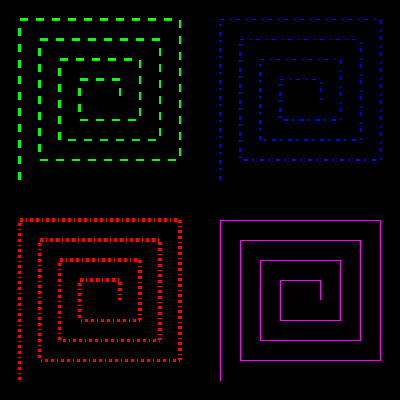

Source code (Python):
#!/usr/bin/env python

# Demonstrate vtkPolyDataItem with draw hints (line width, stipple patterns).

import vtkmodules.vtkInteractionStyle  # noqa: F401
import vtkmodules.vtkRenderingContextOpenGL2  # noqa: F401
import vtkmodules.vtkRenderingFreeType  # noqa: F401
import vtkmodules.vtkRenderingOpenGL2  # noqa: F401

from vtkmodules.vtkCommonCore import (
    vtkFloatArray,
    vtkIntArray,
    vtkPoints,
    vtkUnsignedCharArray,
)
from vtkmodules.vtkCommonDataModel import (
    VTK_POLY_LINE,
    vtkPolyData,
    vtkRectd,
    vtkRecti,
)
from vtkmodules.vtkChartsCore import (
    vtkAxis,
    vtkInteractiveArea,
)
from vtkmodules.vtkRenderingCore import (
    VTK_SCALAR_MODE_USE_CELL_DATA,
    vtkRenderWindow,
    vtkRenderWindowInteractor,
    vtkRenderer,
)
from vtkmodules.vtkRenderingContext2D import vtkContextActor, vtkPen, vtkPolyDataItem


# Spiral 1 — bottom-left, red, dash-dot-dot, width 3.5
# vp [0.0, 0.5, 0.0, 0.5]: affine maps [0..1] to [0..0.5] x [0..0.5]
spiral_1_pd = vtkPolyData()
spiral_1_pd.Allocate(50)
spiral_1_pts = vtkPoints()
spiral_1_pts.InsertNextPoint(0.05, 0.05, 0.0)
spiral_1_pts.InsertNextPoint(0.05, 0.45, 0.0)
spiral_1_pts.InsertNextPoint(0.45, 0.45, 0.0)
spiral_1_pts.InsertNextPoint(0.45, 0.10, 0.0)
spiral_1_pts.InsertNextPoint(0.10, 0.10, 0.0)
spiral_1_pts.InsertNextPoint(0.10, 0.40, 0.0)
spiral_1_pts.InsertNextPoint(0.40, 0.40, 0.0)
spiral_1_pts.InsertNextPoint(0.40, 0.15, 0.0)
spiral_1_pts.InsertNextPoint(0.15, 0.15, 0.0)
spiral_1_pts.InsertNextPoint(0.15, 0.35, 0.0)
spiral_1_pts.InsertNextPoint(0.35, 0.35, 0.0)
spiral_1_pts.InsertNextPoint(0.35, 0.20, 0.0)
spiral_1_pts.InsertNextPoint(0.20, 0.20, 0.0)
spiral_1_pts.InsertNextPoint(0.20, 0.30, 0.0)
spiral_1_pts.InsertNextPoint(0.30, 0.30, 0.0)
spiral_1_pts.InsertNextPoint(0.30, 0.25, 0.0)
spiral_1_pd.SetPoints(spiral_1_pts)
spiral_1_pd.InsertNextCell(VTK_POLY_LINE, 16, list(range(16)))

spiral_1_colors = vtkUnsignedCharArray()
spiral_1_colors.SetNumberOfComponents(4)
spiral_1_colors.SetNumberOfTuples(1)
spiral_1_colors.SetTuple4(0, 255, 0, 0, 255)

spiral_1_lw = vtkFloatArray()
spiral_1_lw.SetNumberOfComponents(1)
spiral_1_lw.SetName("LineWidth")
spiral_1_lw.InsertNextValue(3.5)
spiral_1_pd.GetFieldData().AddArray(spiral_1_lw)

spiral_1_st = vtkIntArray()
spiral_1_st.SetNumberOfComponents(1)
spiral_1_st.SetName("StippleType")
spiral_1_st.InsertNextValue(vtkPen.DASH_DOT_DOT_LINE)
spiral_1_pd.GetFieldData().AddArray(spiral_1_st)

spiral_1_item = vtkPolyDataItem()
spiral_1_item.SetPolyData(spiral_1_pd)
spiral_1_item.SetMappedColors(spiral_1_colors)
spiral_1_item.SetScalarMode(VTK_SCALAR_MODE_USE_CELL_DATA)
spiral_1_item.SetVisible(True)

# Spiral 2 — top-left, green, dash, width 2.5
# vp [0.0, 0.5, 0.5, 1.0]: affine maps [0..1] to [0..0.5] x [0.5..1.0]
spiral_2_pd = vtkPolyData()
spiral_2_pd.Allocate(50)
spiral_2_pts = vtkPoints()
spiral_2_pts.InsertNextPoint(0.05, 0.55, 0.0)
spiral_2_pts.InsertNextPoint(0.05, 0.95, 0.0)
spiral_2_pts.InsertNextPoint(0.45, 0.95, 0.0)
spiral_2_pts.InsertNextPoint(0.45, 0.60, 0.0)
spiral_2_pts.InsertNextPoint(0.10, 0.60, 0.0)
spiral_2_pts.InsertNextPoint(0.10, 0.90, 0.0)
spiral_2_pts.InsertNextPoint(0.40, 0.90, 0.0)
spiral_2_pts.InsertNextPoint(0.40, 0.65, 0.0)
spiral_2_pts.InsertNextPoint(0.15, 0.65, 0.0)
spiral_2_pts.InsertNextPoint(0.15, 0.85, 0.0)
spiral_2_pts.InsertNextPoint(0.35, 0.85, 0.0)
spiral_2_pts.InsertNextPoint(0.35, 0.70, 0.0)
spiral_2_pts.InsertNextPoint(0.20, 0.70, 0.0)
spiral_2_pts.InsertNextPoint(0.20, 0.80, 0.0)
spiral_2_pts.InsertNextPoint(0.30, 0.80, 0.0)
spiral_2_pts.InsertNextPoint(0.30, 0.75, 0.0)
spiral_2_pd.SetPoints(spiral_2_pts)
spiral_2_pd.InsertNextCell(VTK_POLY_LINE, 16, list(range(16)))

spiral_2_colors = vtkUnsignedCharArray()
spiral_2_colors.SetNumberOfComponents(4)
spiral_2_colors.SetNumberOfTuples(1)
spiral_2_colors.SetTuple4(0, 0, 255, 0, 255)

spiral_2_lw = vtkFloatArray()
spiral_2_lw.SetNumberOfComponents(1)
spiral_2_lw.SetName("LineWidth")
spiral_2_lw.InsertNextValue(2.5)
spiral_2_pd.GetFieldData().AddArray(spiral_2_lw)

spiral_2_st = vtkIntArray()
spiral_2_st.SetNumberOfComponents(1)
spiral_2_st.SetName("StippleType")
spiral_2_st.InsertNextValue(vtkPen.DASH_LINE)
spiral_2_pd.GetFieldData().AddArray(spiral_2_st)

spiral_2_item = vtkPolyDataItem()
spiral_2_item.SetPolyData(spiral_2_pd)
spiral_2_item.SetMappedColors(spiral_2_colors)
spiral_2_item.SetScalarMode(VTK_SCALAR_MODE_USE_CELL_DATA)
spiral_2_item.SetVisible(True)

# Spiral 3 — top-right, blue, dash-dot, width 1.5
# vp [0.5, 1.0, 0.5, 1.0]: affine maps [0..1] to [0.5..1.0] x [0.5..1.0]
spiral_3_pd = vtkPolyData()
spiral_3_pd.Allocate(50)
spiral_3_pts = vtkPoints()
spiral_3_pts.InsertNextPoint(0.55, 0.55, 0.0)
spiral_3_pts.InsertNextPoint(0.55, 0.95, 0.0)
spiral_3_pts.InsertNextPoint(0.95, 0.95, 0.0)
spiral_3_pts.InsertNextPoint(0.95, 0.60, 0.0)
spiral_3_pts.InsertNextPoint(0.60, 0.60, 0.0)
spiral_3_pts.InsertNextPoint(0.60, 0.90, 0.0)
spiral_3_pts.InsertNextPoint(0.90, 0.90, 0.0)
spiral_3_pts.InsertNextPoint(0.90, 0.65, 0.0)
spiral_3_pts.InsertNextPoint(0.65, 0.65, 0.0)
spiral_3_pts.InsertNextPoint(0.65, 0.85, 0.0)
spiral_3_pts.InsertNextPoint(0.85, 0.85, 0.0)
spiral_3_pts.InsertNextPoint(0.85, 0.70, 0.0)
spiral_3_pts.InsertNextPoint(0.70, 0.70, 0.0)
spiral_3_pts.InsertNextPoint(0.70, 0.80, 0.0)
spiral_3_pts.InsertNextPoint(0.80, 0.80, 0.0)
spiral_3_pts.InsertNextPoint(0.80, 0.75, 0.0)
spiral_3_pd.SetPoints(spiral_3_pts)
spiral_3_pd.InsertNextCell(VTK_POLY_LINE, 16, list(range(16)))

spiral_3_colors = vtkUnsignedCharArray()
spiral_3_colors.SetNumberOfComponents(4)
spiral_3_colors.SetNumberOfTuples(1)
spiral_3_colors.SetTuple4(0, 0, 0, 255, 255)

spiral_3_lw = vtkFloatArray()
spiral_3_lw.SetNumberOfComponents(1)
spiral_3_lw.SetName("LineWidth")
spiral_3_lw.InsertNextValue(1.5)
spiral_3_pd.GetFieldData().AddArray(spiral_3_lw)

spiral_3_st = vtkIntArray()
spiral_3_st.SetNumberOfComponents(1)
spiral_3_st.SetName("StippleType")
spiral_3_st.InsertNextValue(vtkPen.DASH_DOT_LINE)
spiral_3_pd.GetFieldData().AddArray(spiral_3_st)

spiral_3_item = vtkPolyDataItem()
spiral_3_item.SetPolyData(spiral_3_pd)
spiral_3_item.SetMappedColors(spiral_3_colors)
spiral_3_item.SetScalarMode(VTK_SCALAR_MODE_USE_CELL_DATA)
spiral_3_item.SetVisible(True)

# Spiral 4 — bottom-right, magenta, solid, width 0.5
# vp [0.5, 1.0, 0.0, 0.5]: affine maps [0..1] to [0.5..1.0] x [0..0.5]
spiral_4_pd = vtkPolyData()
spiral_4_pd.Allocate(50)
spiral_4_pts = vtkPoints()
spiral_4_pts.InsertNextPoint(0.55, 0.05, 0.0)
spiral_4_pts.InsertNextPoint(0.55, 0.45, 0.0)
spiral_4_pts.InsertNextPoint(0.95, 0.45, 0.0)
spiral_4_pts.InsertNextPoint(0.95, 0.10, 0.0)
spiral_4_pts.InsertNextPoint(0.60, 0.10, 0.0)
spiral_4_pts.InsertNextPoint(0.60, 0.40, 0.0)
spiral_4_pts.InsertNextPoint(0.90, 0.40, 0.0)
spiral_4_pts.InsertNextPoint(0.90, 0.15, 0.0)
spiral_4_pts.InsertNextPoint(0.65, 0.15, 0.0)
spiral_4_pts.InsertNextPoint(0.65, 0.35, 0.0)
spiral_4_pts.InsertNextPoint(0.85, 0.35, 0.0)
spiral_4_pts.InsertNextPoint(0.85, 0.20, 0.0)
spiral_4_pts.InsertNextPoint(0.70, 0.20, 0.0)
spiral_4_pts.InsertNextPoint(0.70, 0.30, 0.0)
spiral_4_pts.InsertNextPoint(0.80, 0.30, 0.0)
spiral_4_pts.InsertNextPoint(0.80, 0.25, 0.0)
spiral_4_pd.SetPoints(spiral_4_pts)
spiral_4_pd.InsertNextCell(VTK_POLY_LINE, 16, list(range(16)))

spiral_4_colors = vtkUnsignedCharArray()
spiral_4_colors.SetNumberOfComponents(4)
spiral_4_colors.SetNumberOfTuples(1)
spiral_4_colors.SetTuple4(0, 255, 0, 255, 255)

spiral_4_lw = vtkFloatArray()
spiral_4_lw.SetNumberOfComponents(1)
spiral_4_lw.SetName("LineWidth")
spiral_4_lw.InsertNextValue(0.5)
spiral_4_pd.GetFieldData().AddArray(spiral_4_lw)

spiral_4_st = vtkIntArray()
spiral_4_st.SetNumberOfComponents(1)
spiral_4_st.SetName("StippleType")
spiral_4_st.InsertNextValue(vtkPen.SOLID_LINE)
spiral_4_pd.GetFieldData().AddArray(spiral_4_st)

spiral_4_item = vtkPolyDataItem()
spiral_4_item.SetPolyData(spiral_4_pd)
spiral_4_item.SetMappedColors(spiral_4_colors)
spiral_4_item.SetScalarMode(VTK_SCALAR_MODE_USE_CELL_DATA)
spiral_4_item.SetVisible(True)

width = 400
height = 400

# Interactive area
area = vtkInteractiveArea()
draw_area_bounds = vtkRectd(0.0, 0.0, 1.0, 1.0)
screen_geometry = vtkRecti(0, 0, width, height)

area.GetDrawAreaItem().AddItem(spiral_1_item)
area.GetDrawAreaItem().AddItem(spiral_2_item)
area.GetDrawAreaItem().AddItem(spiral_3_item)
area.GetDrawAreaItem().AddItem(spiral_4_item)

area.SetDrawAreaBounds(draw_area_bounds)
area.SetGeometry(screen_geometry)
area.SetFillViewport(False)
area.SetShowGrid(False)

area.GetAxis(vtkAxis.LEFT).SetVisible(False)
area.GetAxis(vtkAxis.LEFT).SetMargins(0, 0)
area.GetAxis(vtkAxis.RIGHT).SetVisible(False)
area.GetAxis(vtkAxis.RIGHT).SetMargins(0, 0)
area.GetAxis(vtkAxis.BOTTOM).SetVisible(False)
area.GetAxis(vtkAxis.BOTTOM).SetMargins(0, 0)
area.GetAxis(vtkAxis.TOP).SetVisible(False)
area.GetAxis(vtkAxis.TOP).SetMargins(0, 0)

# Renderer
renderer = vtkRenderer()

# Render window
render_window = vtkRenderWindow()
render_window.AddRenderer(renderer)
render_window.SetWindowName("polydata item draw hints")
render_window.SetMultiSamples(0)
render_window.SetSize(width, height)

# Interactor
interactor = vtkRenderWindowInteractor()
interactor.SetRenderWindow(render_window)

# Scene
context_actor = vtkContextActor()
context_actor.GetScene().SetRenderer(renderer)
context_actor.GetScene().AddItem(area)
renderer.AddActor(context_actor)

interactor.Initialize()
interactor.Start()
